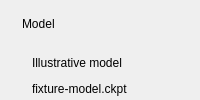
                 <widget class="QFrame" name="galleryModelBlock">
                  <property name="accessibleName">
                   <string>ModelBlock</string>
                  </property>
                  <property name="role" stdset="0">
                   <string>galleryMetadataBlock</string>
                  </property>
                  <layout class="QVBoxLayout" name="galleryModelLayout">
                   <item>
                    <layout class="QHBoxLayout" name="galleryModelLabelHeadingLayout" stretch="0,1">
                     <property name="leftMargin">
                      <number>0</number>
                     </property>
                     <property name="topMargin">
                      <number>0</number>
                     </property>
                     <property name="rightMargin">
                      <number>0</number>
                     </property>
                     <property name="bottomMargin">
                      <number>0</number>
                     </property>
                     <property name="spacing">
                      <number>6</number>
                     </property>
                     <item>
                      <widget class="QLabel" name="galleryModelLabelIcon">
                       <property name="role" stdset="0">
                        <string>sectionIcon</string>
                       </property>
                       <property name="iconKey" stdset="0">
                        <string>box</string>
                       </property>
                       <property name="text">
                        <string />
                       </property>
                       <property name="minimumSize">
                        <size>
                         <width>16</width>
                         <height>16</height>
                        </size>
                       </property>
                       <property name="maximumSize">
                        <size>
                         <width>16</width>
                         <height>16</height>
                        </size>
                       </property>
                      </widget>
                     </item>
                     <item>
                      <widget class="QLabel" name="galleryModelLabel">
                       <property name="accessibleName">
                        <string>ModelLabel</string>
                       </property>
                       <property name="role" stdset="0">
                        <string>secondary</string>
                       </property>
                       <property name="textInteractionFlags">
                        <set>Qt::TextSelectableByMouse</set>
                       </property>
                       <property name="wordWrap">
                        <bool>false</bool>
                       </property>
                       <property name="text">
                        <string>Model</string>
                       </property>
                       <property name="textRole" stdset="0">
                        <string>caption</string>
                       </property>
                      </widget>
                     </item>
                    </layout>
                   </item>
                   <property name="spacing">
                    <number>4</number>
                   </property>
                   <property name="leftMargin">
                    <number>0</number>
                   </property>
                   <property name="topMargin">
                    <number>0</number>
                   </property>
                   <property name="rightMargin">
                    <number>0</number>
                   </property>
                   <property name="bottomMargin">
                    <number>0</number>
                   </property>
                   <item>
                    <layout class="QHBoxLayout" name="galleryModelIdentityLayout" stretch="0,1">
                     <property name="leftMargin">
                      <number>0</number>
                     </property>
                     <property name="topMargin">
                      <number>0</number>
                     </property>
                     <property name="rightMargin">
                      <number>0</number>
                     </property>
                     <property name="bottomMargin">
                      <number>0</number>
                     </property>
                     <item>
                      <widget class="QLabel" name="galleryModelMark">
                       <property name="text">
                        <string />
                       </property>
                       <property name="role" stdset="0">
                        <string>modelMark</string>
                       </property>
                       <property name="iconKey" stdset="0">
                        <string>box</string>
                       </property>
                       <property name="minimumSize">
                        <size>
                         <width>28</width>
                         <height>28</height>
                        </size>
                       </property>
                       <property name="maximumSize">
                        <size>
                         <width>28</width>
                         <height>28</height>
                        </size>
                       </property>
                      </widget>
                     </item>
                     <item>
                      <layout class="QVBoxLayout" name="galleryModelTextLayout">
                       <property name="leftMargin">
                        <number>0</number>
                       </property>
                       <property name="topMargin">
                        <number>0</number>
                       </property>
                       <property name="rightMargin">
                        <number>0</number>
                       </property>
                       <property name="bottomMargin">
                        <number>0</number>
                       </property>
                       <item>
                        <widget class="QLabel" name="galleryModelValue">
                         <property name="accessibleName">
                          <string>ModelValue</string>
                         </property>
                         <property name="text">
                          <string>Illustrative model</string>
                         </property>
                         <property name="wordWrap">
                          <bool>false</bool>
                         </property>
                         <property name="textInteractionFlags">
                          <set>Qt::TextSelectableByMouse</set>
                         </property>
                         <property name="textRole" stdset="0">
                          <string>value</string>
                         </property>
                        </widget>
                       </item>
                       <item>
                        <widget class="QLabel" name="galleryModelIdentifier">
                         <property name="text">
                          <string>fixture-model.ckpt</string>
                         </property>
                         <property name="role" stdset="0">
                          <string>secondary</string>
                         </property>
                         <property name="textRole" stdset="0">
                          <string>supporting</string>
                         </property>
                         <property name="accessibleName">
                          <string>Model identifier</string>
                         </property>
                         <property name="wordWrap">
                          <bool>true</bool>
                         </property>
                        </widget>
                       </item>
                      </layout>
                     </item>
                    </layout>
                   </item>
                  </layout>
                 </widget>
